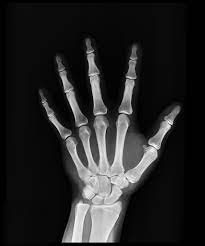
%> input picture Deepak Sir/Experiment 3/Spatial Domain Image Enhancement/xray2.tiff, 205 x 246 px
$ octave Sharping_HPF_1.m   (GNU Octave 9; MATLAB toolbox functions it lacks are replaced by stand-ins)
%> lines starting %> are read from the running program, lines starting %| are printed output that depends on the picture
% Clearing previous variables and command window
clear all;
clc;

% Read the input image
original_image = imread('xray2.tiff');
%> original_image is the input picture: size 246x205 uint8; min 0, max 255, mean 37
a = double(original_image);

% Get the size of the image
[row, col] = size(a);
%> row = 246; col = 205

% Define the high-pass filter kernel
w = [-1, -1, -1; -1, 8, -1; -1, -1, -1];

% Apply the high-pass filter
for x = 2:row-1
    for y = 2:col-1
        % Convolution operation to apply the high-pass filter
        al(x,y) = w(1)*a(x-1,y-1) + w(2)*a(x-1,y) + w(3)*a(x-1,y+1) ...
                + w(4)*a(x,y-1) + w(5)*a(x,y) + w(6)*a(x,y+1) ...
                + w(7)*a(x+1,y-1) + w(8)*a(x+1,y) + w(9)*a(x+1,y+1);
    end
end
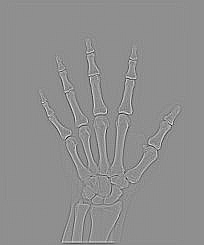
%> al: size 245x204 double; min -928, max 725, mean 0; drawn with min black and max white

% Displaying the original image and the image after high-pass filtering
figure(1)
subplot(1,2,1)
imshow(uint8(a))
title('Original Image');

subplot(1,2,2)
imshow(uint8(al))
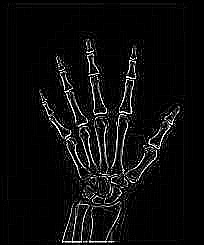
%> displayed picture: size 245x204, on the screen's scale of 0 to 255; min 0, max 255, mean 13.1
title('Image After Sharpening or High Pass Filtering');
